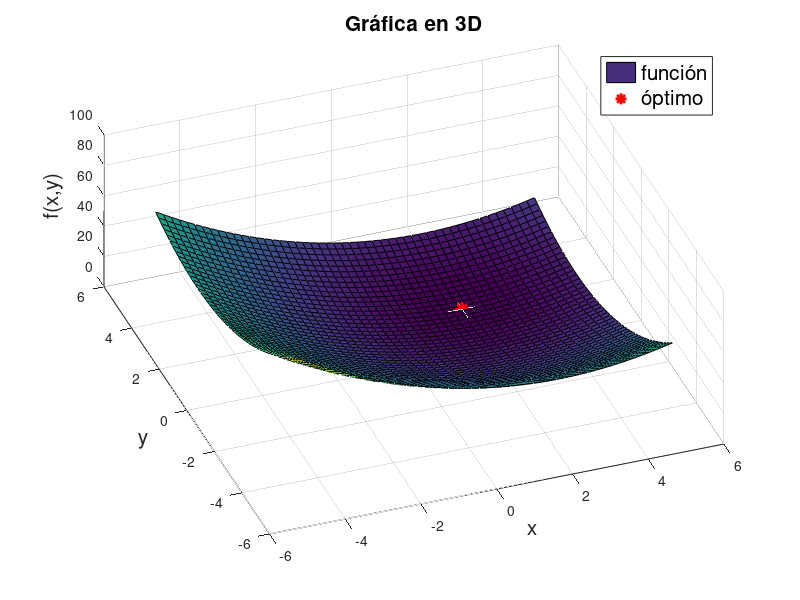
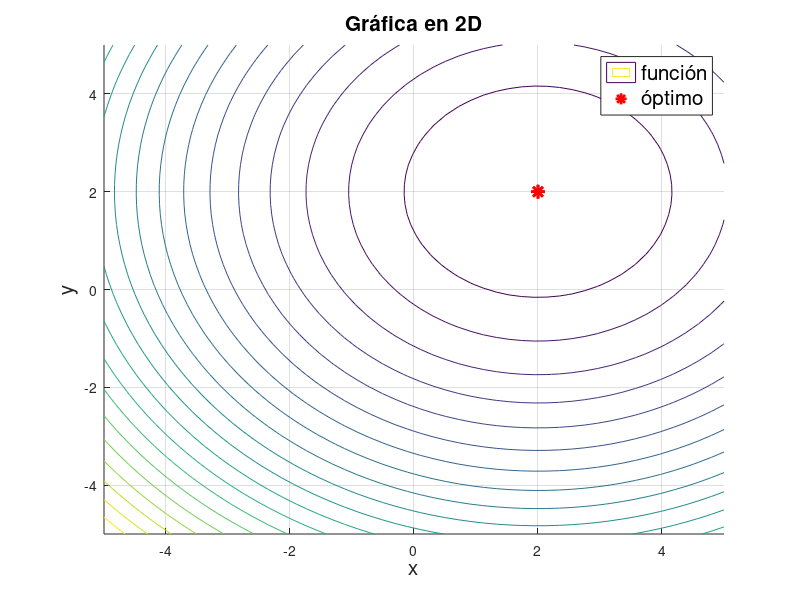

These charts were generated, in order, by the following MATLAB code:
clear
close all
clc

f = @(x,y) (x-2).^2+(y-2).^2; % funcion objetivo
fpx=@(x) 2*(x-2);%derivada parcial con respecto de x
fpy=@(y) 2*(y-2);%derivada parcial con respecto de y


x_lim = linspace(-5,5,50); % límites para eje x, -5 es inferior, 5 es superior, con 50 puntos
y_lim = linspace(-5,5,50); % límites para eje y, -5 es inferior, 5 es superior, con 50 puntos
[x,y] = meshgrid(x_lim,y_lim); % creamos una rejilla de puntos (x,y) para crear el plot


x0=[-5 -5]';%posicion inicial
h=0.1;%parametro de ajuste
xi=x0;
for i=1:500
    gradiente=[fpx(x0(1,1)),fpy(x0(2,1))]';%vector de derivadas parciales
    xi =xi-h*(gradiente); % evaluación de cada elemento en la rejilla para crear su valor en el eje z
    x0=xi;
end
z=f(x,y);
disp(["f(x,y)=" num2str(f(x0(1,1),x0(2,1)))])
disp(["x=" x0(1,1)])
disp(["y=" x0(2,1)])


figure
hold on
grid on

surf(x,y,z) % plot de la rejilla en 3D
plot3(x0(1,1),x0(2,1),f(x0(1,1),x0(2,1)),'r*','LineWidth',2,'MarkerSize',10) % plot del minimo encontrado
%la solucion se plotea en las coordenadas que resulten de la iteracion en
%el vector x0
legend({'función','óptimo'},'FontSize',15)

title('Gráfica en 3D','FontSize',15)
xlabel('x','FontSize',15)
ylabel('y','FontSize',15)
zlabel('f(x,y)','FontSize',15)
view([-20,60]) % estos valores definen la vista 3D del plot

figure
hold on
grid on

contour(x,y,z,20) % plot de la rejilla en 2D
plot(x0,x0,'r*','LineWidth',2,'MarkerSize',10) % % plot del minimo encontrado
%la solucion se plotea en las coordenadas que resulten de la iteracion en
%el vector x0 pero ahora en 2D
legend({'función','óptimo'},'FontSize',15)

title('Gráfica en 2D','FontSize',15)
xlabel('x','FontSize',15)
ylabel('y','FontSize',15)